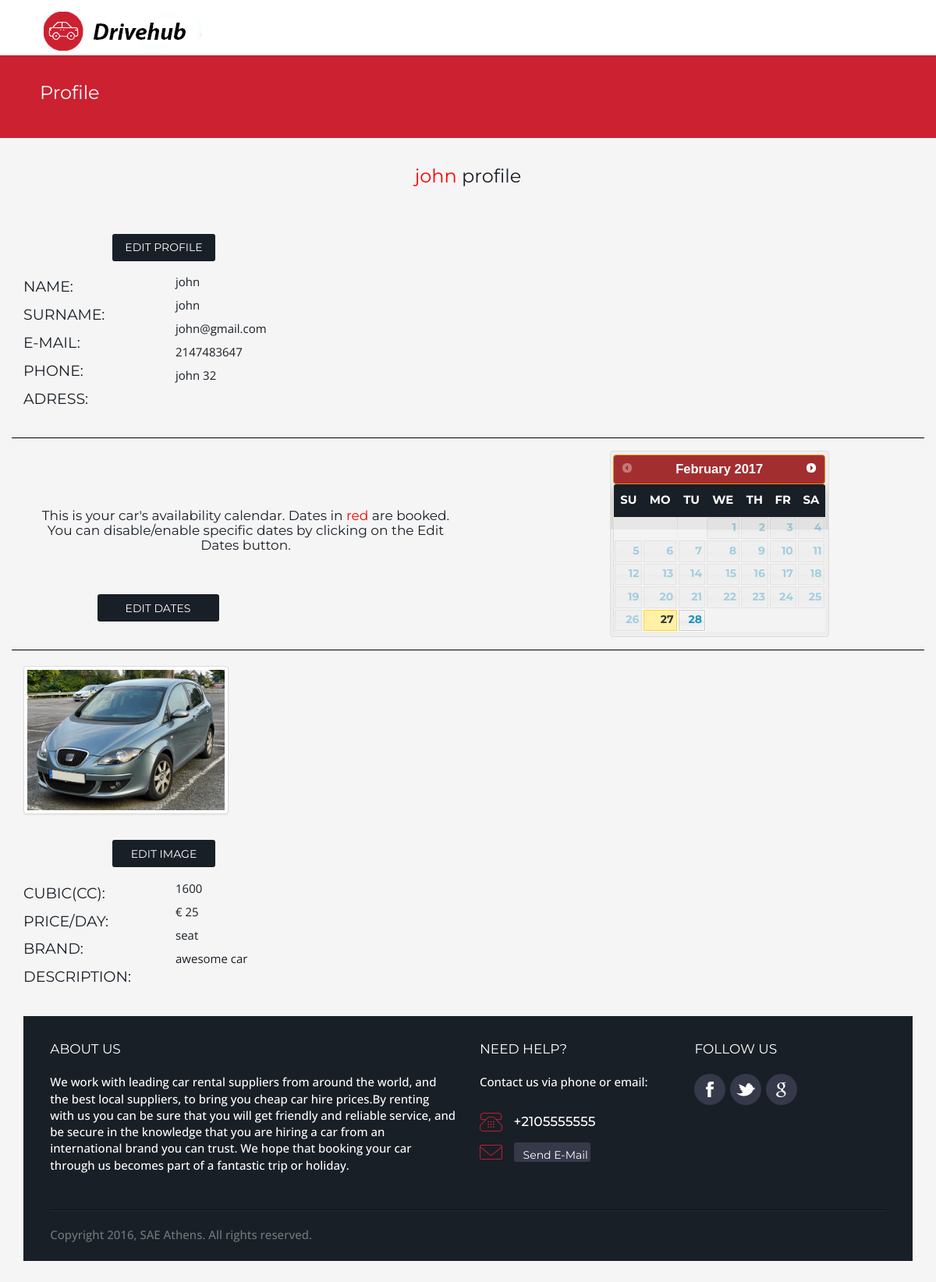
The app's page /profile.php (signed in) with its own data.
### tables this page shows
CREATE TABLE `users` (
  `id` int(11) NOT NULL,
  `username` varchar(255) NOT NULL,
  `first_name` varchar(255) NOT NULL,
  `last_name` varchar(255) NOT NULL,
  `password` varchar(255) NOT NULL,
  `email` varchar(255) NOT NULL,
  `phone` int(11) NOT NULL,
  `address` varchar(255) NOT NULL,
  `status` int(11) NOT NULL,
  `user_lvl` varchar(255) NOT NULL,
  `image` varchar(255) NOT NULL
);

CREATE TABLE `cars` (
  `ID` int(11) NOT NULL,
  `car_id` int(11) NOT NULL,
  `car_cc` varchar(255) NOT NULL,
  `car_brand` varchar(255) NOT NULL,
  `car_price` varchar(255) NOT NULL,
  `car_description` varchar(255) NOT NULL,
  `car_town` varchar(255) NOT NULL,
  `car_address` varchar(255) NOT NULL,
  `image` varchar(255) NOT NULL,
  `booking_count` int(255) NOT NULL DEFAULT '0'
);

### profile.php (the view, shortened to what this page needs)
<!DOCTYPE html>
<html lang="en">
    <head>
        <link href="calendar/calendarstyle.css" rel="stylesheet" type="text/css">
		<link href="calendar/jQueryAssets/jquery.ui.core.min.css" rel="stylesheet" type="text/css">
	    <link href="calendar/jQueryAssets/jquery.ui.theme.min.css" rel="stylesheet" type="text/css">
		<link href="calendar/jQueryAssets/jquery.ui.datepicker.min.css" rel="stylesheet" type="text/css">
        <link rel="stylesheet" href="https://maxcdn.bootstrapcdn.com/bootstrap/3.3.5/css/bootstrap.min.css">
        <link rel="stylesheet" href="https://maxcdn.bootstrapcdn.com/bootstrap/3.3.5/css/bootstrap-theme.min.css">
        <link href="//maxcdn.bootstrapcdn.com/font-awesome/4.5.0/css/font-awesome.min.css" rel="stylesheet">
            <link rel="stylesheet" href="css/theme-red.css" />
            <link rel="stylesheet" href="css/animate.css" />
            <link rel="stylesheet" href="css/style.css" />
        <link href="css/stylecustom.css" rel="stylesheet" type="text/css">
    </head>
    <body name="homepage">
 <?php
if (logged_in() == false) {
	redirect_to("login.php");
} else {
	if (isset($_GET['id']) && $_GET['id'] != "") {
		$id = $_GET['id'];
		if ($id!=$_SESSION['user_id']){
			redirect_to("login.php");
		}
	} else {
		$id = $_SESSION['user_id'];
	}
		$mysqli = new mysqli(DB_HOST, DB_USER, DB_PASS, DB_NAME);
		$sql = "SELECT * FROM users WHERE id = {$id} LIMIT 1";
		if ($result = $mysqli->query($sql)) {
			$user = $result->fetch_array();
		} else {
			echo "<p>MySQL error no {$mysqli->errno} : {$mysqli->error}</p>";
			exit();
		}
		$sql_car = "SELECT * FROM cars WHERE car_id = {$id} LIMIT 1";
		if ($result_car = $mysqli->query($sql_car)) {
			$car = $result_car->fetch_array();
		} else {
			echo "<p>MySQL error no {$mysqli->errno} : {$mysqli->error}</p>";
			exit();
		}
}
?>
        <nav class="navbar navbar-default navbar-fixed-top">
            <div class="container-fluid">
                <div class="navbar-header">
                    <a class="navbar-brand " href="<?php echo "logged.php?id=$id";?>">
                        <img class="img-responsive center-block logo" alt="Brand" src="images/drivehub.png">
                    </a>
                </div>
            </div>
        </nav>
		<header style="margin-top:50px;" class="site-title color">
			<div class="wrap">
				<div class="container">
					<h1>Profile</h1>
				</div>
			</div>
		</header>
        <div class="container postnewcarbox">
        <h2 style="margin-top:30px;"><span style="color:red;"><?php echo "{$user['username']}";?></span> profile</h2>
            <div class="row">
               <div class="col-md-offset-1 col-md-2 col-sm-8">
                   <a href="<?php echo "editprofile.php?id={$_SESSION['user_id']}";?>"><button type="button" class="btn editprofilebtn">Edit profile</button></a>
               </div>
            </div>
            <div style="border-bottom:1px solid black;" class="row">
                <div class="col-md-12 col-sm-6 profileinfo">
                    <div class="col-md-2 col-sm-6 col-xs-6">
                        <h3>NAME:</h3>
                        <h3>SURNAME:</h3>
                        <h3>E-MAIL:</h3>
                        <h3>PHONE:</h3>
                        <h3>ADRESS:</h3>
                    </div>
                    <div class="col-md-10 col-sm-6 col-xs-6">
                        <p><?php echo "{$user['first_name']}";?></p>
                        <p><?php echo "{$user['last_name']}";?></p>
                        <p><?php echo "{$user['email']}";?></p>
                        <p><?php echo "{$user['phone']}";?></p>
                        <p><?php echo "{$user['address']}";?></p>
                    </div>
                </div>
            </div>
            <div style="margin-top:90px;" class="col-md-6 col-sm-12 col-xs-12">
                <h4>This is your car's availability calendar. Dates in <span style="color:red; padding-top:15px; padding-bottom:15px;">red</span> are booked. You can disable/enable specific dates by clicking on the Edit Dates button.</h4>
                <div class="col-md-offset-1 col-md-5 col-sm-8">
                   <a href="<?php echo "editdates.php?id={$_SESSION['user_id']}";?>"><button type="button" class="btn editprofilebtn">Edit Dates</button></a>
               </div>
                </div>
                <div class="col-md-4 col-sm-12 col-xs-12">
               <div id="Holder">
                  <div id="datepicker">
                  </div>
               </div>
            </div>
            <div style="border-bottom:1px solid black;" class="row"></div>
            <div class="row" style="margin-top:20px;">
               <div class="col-md-3">
                    <img class="img-responsive img-thumbnail pull-left" src="profile_pictures/<?php echo "{$user['image']}";?>">
               </div>
            </div>
             <div class="row">
                <div class="col-md-offset-1 col-md-2 col-sm-8">
                   <a href="<?php echo "editimage.php?id={$_SESSION['user_id']}";?>"><button type="button" class="btn editprofilebtn">Edit image</button></a>
               </div>
            </div>
            <div class="row">
                <div class="col-md-6 col-sm-6 col-sm-12 profileinfo">
                    <div class="col-md-4 col-sm-6 col-xs-6">
                        <h3>CUBIC(CC):</h3>
                        <h3>PRICE/DAY:</h3>
                        <h3>BRAND:</h3>
                        <h3>DESCRIPTION:</h3>
                    </div>
                    <div class="col-md-8 col-sm-6 col-xs-6">
                        <p><?php echo "{$car['car_cc']}";?></p>
                        <p>&euro; <?php echo "{$car['car_price']}";?></p>
                        <p><?php echo "{$car['car_brand']}";?></p>
                        <p><?php echo "{$car['car_description']}";?></p>
                    </div>
                </div>
            </div>
	<footer class="footer black" role="contentinfo">
		<div class="wrap">
			<div class="row">
				<article class="one-half">
					<h6>About us</h6>
					<p>We work with leading car rental suppliers from around the world, and the best local suppliers, to bring you cheap car hire prices.By renting with us you can be sure that you will get friendly and reliable service, and be secure in the knowledge that you are hiring a car from an international brand you can trust. We hope that booking your car through us becomes part of a fantastic trip or holiday.</p>
				</article>
				<article class="one-fourth">
					<h6>Need help?</h6>
					<p>Contact us via phone or email:</p>
					<p class="contact-data"><span class="ico phone"></span> +2105555555</p>
					<p class="contact-data">
                        <span class="ico email"></span>
                        <a href="contact.php">
                            <button type="button" class="btn contactbtn">Send E-mail</button>
                        </a>
                    </p>
				</article>
				<article class="one-fourth">
					<h6>Follow us</h6>
					<ul class="social">
						<li class="facebook"><a href="https://www.facebook.com/DriveHub-454023768124435/?ref=hl" title="facebook">facebook</a></li>
						<li class="twitter"><a href="https://twitter.com/drivehub1" title="twitter">twitter</a></li>
						<li class="gplus"><a href="https://plus.google.com/u/1/102490635396542472290/posts?hl=el" title="gplus">google plus</a></li>
					</ul>
				</article>
			</div>
			<div class="copy">
				<p>Copyright 2016, SAE Athens. All rights reserved. </p>
			</div>
		</div>
	</footer>
    </body>
</html>

### calendar/calendarstyle.css (style rules this page uses)
body { margin:0; padding:0; }
#Holder { width:25%; margin-left: 46%; margin-top: 10px; margin-bottom: 10px; padding:6px; }

### css/theme-red.css (style rules this page uses)
html { -webkit-tap-highlight-color:#CC2131; }
a,.more,.services.boxed .details h4 a:hover,.services.iconic h3,.content a,.description a:hover,.description a:focus,.microlocations p a:hover,.microlocations p a:focus,.hentry .entry-content h2 a:hover,.hentry .entry-content h2 a:focus,.footer .contact-data a:hover,.footer .contact-data a:focus,.xdsoft_datetimepicker .xdsoft_calendar td.xdsoft_today,.faqs .expanded,.faqs .expanded:after { color:#CC2131; }
.color,.pager a.current,.pager a:hover,.pager a:focus,table.hover tr:hover td,.tabs li.active a,.social li:hover,.data th,.tabs li a:hover,.tabs li a:focus,.xdsoft_datetimepicker .xdsoft_calendar td.xdsoft_default,.xdsoft_datetimepicker .xdsoft_calendar td.xdsoft_current,.xdsoft_datetimepicker .xdsoft_timepicker .xdsoft_time_box >div >div.xdsoft_current,.xdsoft_datetimepicker .xdsoft_label > .xdsoft_select > div > .xdsoft_option.xdsoft_current,.xdsoft_datetimepicker .xdsoft_label > .xdsoft_select > div > .xdsoft_option:hover,.slicknav_menu .slicknav_icon-bar { background-color:#CC2131; }
.footer .phone { background-image:url(../images/icons-red.png) !important;background-position:0 0; }
.footer .email { background-image:url(../images/icons-red.png) !important;background-position:-31px -4px; }

### css/stylecustom.css (style rules this page uses)
* { box-sizing: border-box; }
body { padding-bottom: 40px; background-color: #f5f5f5; height: 100%; font-family: 'Open Sans', sans-serif; }
.btn { border-radius: 3px !important; }
.logo { margin-left: 20%; }
.navbar { height: 70px; background: #fff !important; }
.postnewcarbox { margin-top: 80px; margin-bottom: 30px; }
.postnewcarbox img { width: 100%; }
.editprofilebtn, .addyourcarbtn { background-color: #191f26; width: 80%; height: 35px; margin-top: 20%; }
.profileinfo { padding: 2% 0; text-align: left; }
.profileinfo p { line-height: 20px; margin-top:-7px; }

### records on screen
users: username "john", first_name "john", last_name "john", email "john@gmail.com", phone "2147483647", address "john 32", image (picture)
cars: car_cc "1600", car_price "25", car_brand "seat", car_description "awesome car"
